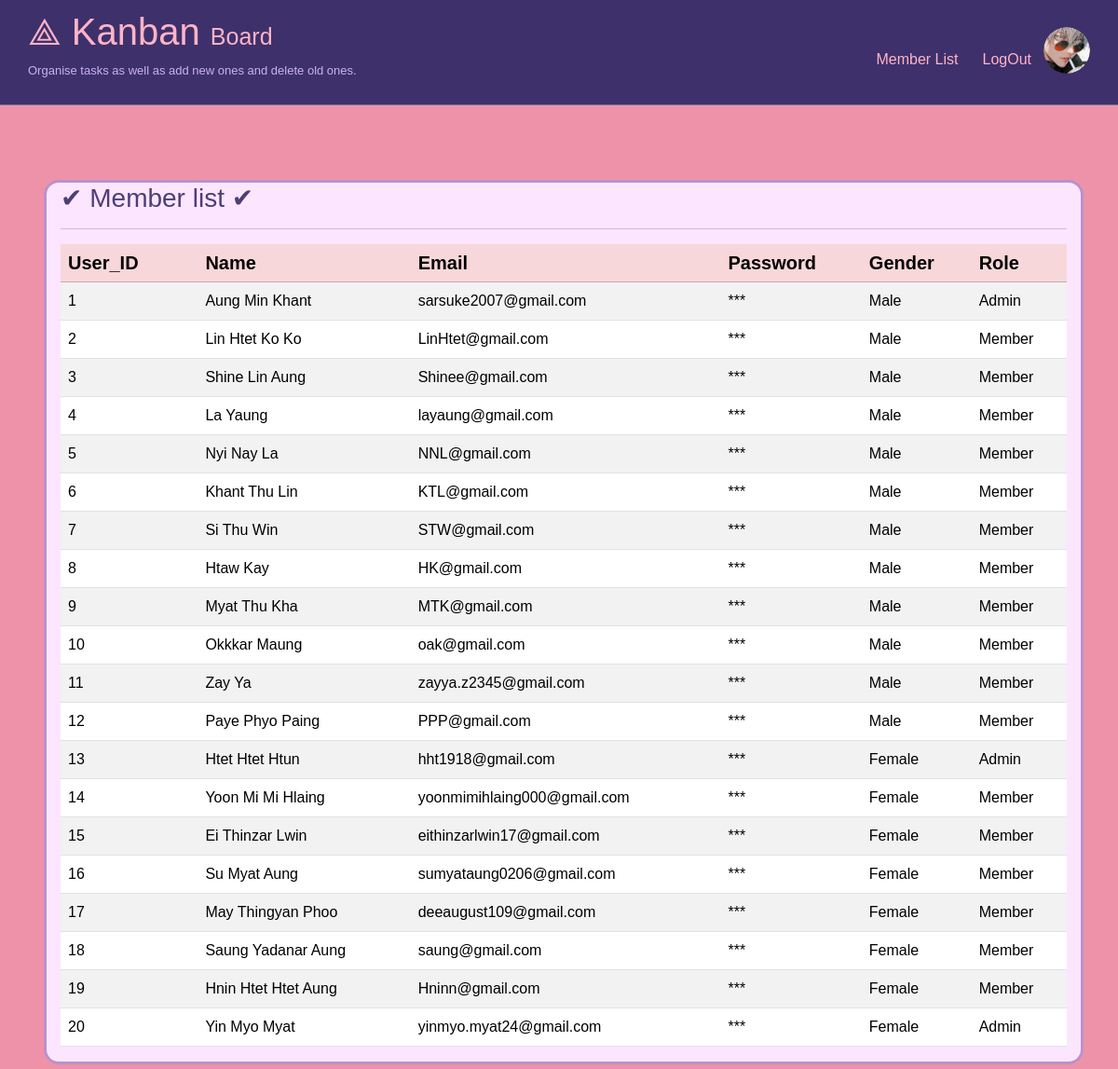
Screenshot of /pages/memberlist.php with the database file from the repository.
### tables this page shows
CREATE TABLE `users` (
  `id` int(11) NOT NULL,
  `img` varchar(100) NOT NULL,
  `name` varchar(100) NOT NULL,
  `email` varchar(100) NOT NULL,
  `password` varchar(100) NOT NULL,
  `gender_id` int(11) NOT NULL,
  `role_id` int(10) NOT NULL
);

### Database/DatabaseConnection.php (called while the page is built, shortened)
<?php
    class DatabaseConnection{
        private static $server      = 'localhost';
        private static $user        = 'root';
        private static $password    = '';
        private static $database    = 'kanban';
        private static $connection = null;
        public static function getInstance(){
            if(self::$connection == null){
                self::$connection = new mysqli(self::$server, self::$user, self::$password, self::$database);
            }
            return self::$connection;
        }
    }
?>

### Repositories/UserRepository.php (called while the page is built, shortened)
<?php
    require_once('../Models/User.php');
    require_once('../Database/DatabaseConnection.php');
    require_once('RoleRepository.php');
    require_once('GenderRepository.php');
    class UserRepository{
        public static $table_name = "users";
        private $connection;
        public function __construct($connection){
            $this->connection = $connection;
        }
        public function getAll(){
            $users = [];
            $query = "SELECT * FROM ". self::$table_name . ";";
            $results = $this->connection->query($query);
            if($results){
                while($row = mysqli_fetch_object($results)){
                    $users[] = $this->toModel($row);
                }
            }
            return $users;
        }
        public function toModel($obj){
            $user = null;
            if($obj)
                $user = new User($obj->id, $obj->img, $obj->name, $obj->email, $obj->password, $obj->gender_id, $obj->role_id);
            return $user;
        }
        public static function getUserRole($user){
            $roleRepo = new RoleRepository();
            return $roleRepo->find($user->role_id);
        }
        public static function getUserGender($user){
            $genderRepo = new GenderRepository();
            return $genderRepo->find($user->gender_id);
        }
    }
?>

### Models/User.php (called while the page is built, shortened)
<?php
    require_once("../Repositories/UserRepository.php");
    class User extends Model{
        public function __construct($id, $img, $name, $email, $password, $gender_id, $role_id)
        {
            $this->id           = $id;
            $this->name         = $name;
            $this->email        = $email;
            $this->password     = $password;
            $this->gender_id    = $gender_id;
            $this->gender       = UserRepository::getUserGender($this);
            $this->role_id      = $role_id;
            $this->role         = UserRepository::getUserRole($this);
        }
    }
?>

### Repositories/GenderRepository.php (called while the page is built, shortened)
<?php
    require_once('../Database/DatabaseConnection.php');
    class GenderRepository{
        public static $table_name = "genders";
        private $connection;
        public function __construct(){
            $this->connection = DatabaseConnection::getInstance();
        }
        public function find($id){
            $gender   = null;
            $query  = "SELECT * FROM ".self::$table_name." WHERE id = $id;";
            $result = $this->connection->query($query);
            if($result) $gender = $this->toModel(mysqli_fetch_object($result));
            return $gender;
        }
        public function toModel($obj){
            $gender = null;
            if($obj)
                $gender = new Role($obj->id, $obj->name);
            return $gender;
        }
    }
?>

### Repositories/RoleRepository.php (called while the page is built, shortened)
<?php
    require_once('../Database/DatabaseConnection.php');
    class RoleRepository{
        public static $table_name = "roles";
        private $connection;
        public function __construct(){
            $this->connection = DatabaseConnection::getInstance();
        }
        public function find($id){
            $role   = null;
            $query  = "SELECT * FROM ".self::$table_name." WHERE id = $id;";
            $result = $this->connection->query($query);
            if($result) $role = $this->toModel(mysqli_fetch_object($result));
            return $role;
        }
        public function toModel($obj){
            $role = null;
            if($obj)
                $role = new Role($obj->id, $obj->name);
            return $role;
        }
    }
?>

### pages/memberlist.php (the view, shortened to what this page needs)
<?php
    require_once('../header_footer/header.php');
    require_once('../Database/DatabaseConnection.php');
    require_once("../Models/User.php");
    require_once('../Repositories/Project_memberRepository.php');
    require_once('../Repositories/UserRepository.php');
    $memberRepo = new UserRepository(DatabaseConnection::getInstance());
    $members = $memberRepo->getAll();;
?>
<!DOCTYPE html>
<html lang="en">
<head>
    <link rel="stylesheet" href="https://cdnjs.cloudflare.com/ajax/libs/font-awesome/6.5.1/css/all.min.css" />
    <link rel="stylesheet" href="../css/style.css" type="text/css">
</head>
<body>
<section class="column-container container" id="container">
    <div class="task-column item" draggable="true" id="backlog" style="width:100%">
        <h3>✔ Member list ✔</h3>
        <hr class="custom-hr" />
            <table class="table table-striped" >
                <thead class="table-danger">
                    <tr class="h5">
                        <th>User_ID</th>
                        <th></th>
                        <th>Name</th>
                        <th>Email</th>
                        <th onclick="togglePassword()">Password</th>
                        <th>Gender</th>
                        <th>Role</th>
                    </tr>
                </thead>
                    <tbody>
                        <?php foreach ($members as $m) : ?>
                            <tr style="color:white">
                                <td><?= $m->id ?></td>
                                <td><?= $m->img?></td>
                                <td><?= $m->name ?></td>
                                <td><?= $m->email ?></td>
                                <td data-password="<?= $m->password ?>">***</td>
                                <td><?= ($m->gender_id == 1) ? 'Male' : 'Female' ?></td>
                                <td><?= ($m->role_id == 1 ) ? 'Admin' : 'Member' ?></td>
                            </tr>
                        <?php endforeach ?>
                    </tbody>
            </table>
    </div>
</section>
</body>
</html>

### css/style.css (style rules this page uses)
* { font-family: 'Trebuchet MS', Arial, sans-serif; }
body { margin: 0; padding: 0; background:#ee92a9 ; }
.column-container .task-column { color: rgb(76, 63, 117); border-radius: 16px; padding: 0px 15px; width: 95%; margin: 5px; margin-top: 80px; border: 3px solid rgb(198, 146, 174); background-color: #fce5ff; border: 3px solid rgb(185, 146, 203); transition: all 0.5s ease; }
.task-column { display: inline-block; }
.table { background-color: #fed1dc !important; }

### rows the page displays
users: id "1", name "Aung Min Khant", email "sarsuke2007@gmail.com", shows "Male", shows "Admin"
users: id "2", name "Lin Htet Ko Ko", email "LinHtet@gmail.com", shows "Male", shows "Member"
users: id "3", name "Shine Lin Aung", email "Shinee@gmail.com", shows "Male", shows "Member"
users: id "4", name "La Yaung", email "layaung@gmail.com", shows "Male", shows "Member"
users: id "5", name "Nyi Nay La", email "NNL@gmail.com", shows "Male", shows "Member"
users: id "6", name "Khant Thu Lin", email "KTL@gmail.com", shows "Male", shows "Member"
users: id "7", name "Si Thu Win", email "STW@gmail.com", shows "Male", shows "Member"
users: id "8", name "Htaw Kay", email "HK@gmail.com", shows "Male", shows "Member"
users: id "9", name "Myat Thu Kha", email "MTK@gmail.com", shows "Male", shows "Member"
users: id "10", name "Okkkar Maung", email "oak@gmail.com", shows "Male", shows "Member"
users: id "11", name "Zay Ya", email "zayya.z2345@gmail.com", shows "Male", shows "Member"
users: id "12", name "Paye Phyo Paing", email "PPP@gmail.com", shows "Male", shows "Member"
users: id "13", name "Htet Htet Htun", email "hht1918@gmail.com", shows "Female", shows "Admin"
users: id "14", name "Yoon Mi Mi Hlaing", email "yoonmimihlaing000@gmail.com", shows "Female", shows "Member"
users: id "15", name "Ei Thinzar Lwin", email "eithinzarlwin17@gmail.com", shows "Female", shows "Member"
users: id "16", name "Su Myat Aung", email "sumyataung0206@gmail.com", shows "Female", shows "Member"
users: id "17", name "May Thingyan Phoo", email "deeaugust109@gmail.com", shows "Female", shows "Member"
users: id "18", name "Saung Yadanar Aung", email "saung@gmail.com", shows "Female", shows "Member"
users: id "19", name "Hnin Htet Htet Aung", email "Hninn@gmail.com", shows "Female", shows "Member"
users: id "20", name "Yin Myo Myat", email "yinmyo.myat24@gmail.com", shows "Female", shows "Admin"
